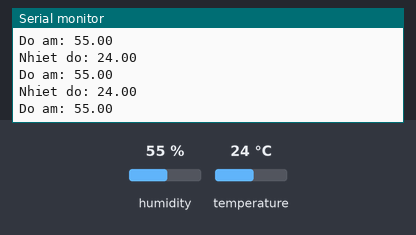
Recording of a sketch running on a simulated Arduino Uno, built with avr-gcc and run on an emulated ATmega328P. On the bench: the last lines printed to the serial monitor. The inputs (shaded band) are chosen by the test bench; at power-on: humidity 55 %, temperature 24 °C.

Above: at 2.8 s.
2.9 s: humidity set to 22 %
At 5.5 s:
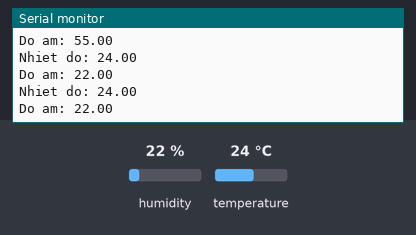
5.6 s: temperature set to 12 °C
At 6.6 s:
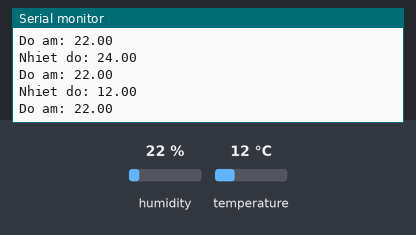
8.3 s: humidity set to 40 %
At 11.0 s:
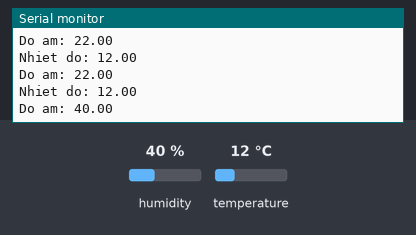
Timing chart, 0 to 12.5 s (numbered marks = the images above; inputs shaded):
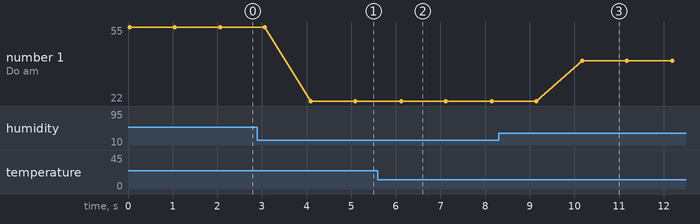

The sketch:

nhietdo_doam_master.ino
```cpp
#include <SoftwareSerial.h>
#include "DHT.h"

SoftwareSerial BTSerial(10, 11); // (Rx, Tx)

const int DHTPIN = 5;
const int DHTTYPE = DHT11;
DHT dht(DHTPIN, DHTTYPE);

void setup() {
  Serial.begin(9600);
  dht.begin();
  Serial.println("Master is ready!");
  BTSerial.begin(38400);
}
void loop() {
  float h = dht.readHumidity();    //Đọc độ ẩm
  float t = dht.readTemperature(); //Đọc nhiệt độ
  Serial.print("Nhiet do: ");
  Serial.println(t);               //Xuất nhiệt độ
  Serial.print("Do am: ");
  Serial.println(h);               //Xuất độ ẩm
  Serial.println();

  if(t > 25 && h > 76) BTSerial.write("1");
  else BTSerial.write("0");

  delay(1000);
}
```

Measured:
- after the input at 2.9 s, the serial monitor: prints a new line after 1.2 s (image 1)
- after the input at 5.6 s, the serial monitor: prints a new line after 0.50 s (image 2)
- after the input at 8.3 s, the serial monitor: prints a new line after 1.9 s (image 3)
- plotted number 1: 55 → 22 after the input at 2.9 s, 22 → 40 after the input at 8.3 s
